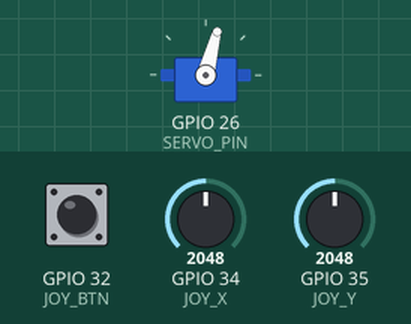
This sketch was run on a simulated ESP32. Parts: servo. The inputs (shaded band) are chosen by the test bench; at power-on: GPIO 34 (JOY_X) = 2048, GPIO 32 (JOY_BTN) HIGH, GPIO 35 (JOY_Y) = 2048. What the sketch prints to the serial monitor is not drawn.

Above: at 1.2 s.
1.3 s: GPIO 34 (JOY_X) set to 2866
At 1.8 s:
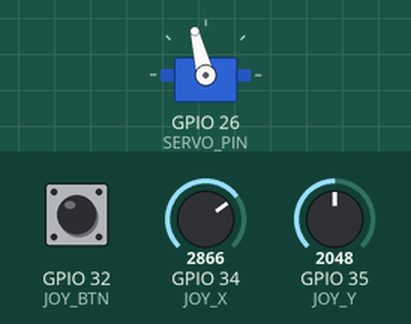
2.8 s: GPIO 34 (JOY_X) set to 3603
At 3.1 s:
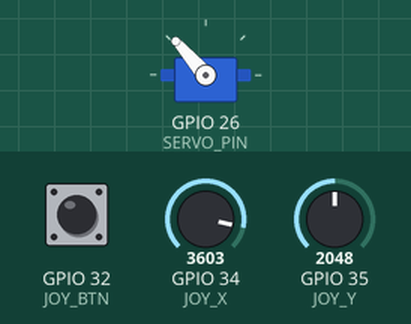
4.3 s: GPIO 34 (JOY_X) set to 0
At 5.1 s:
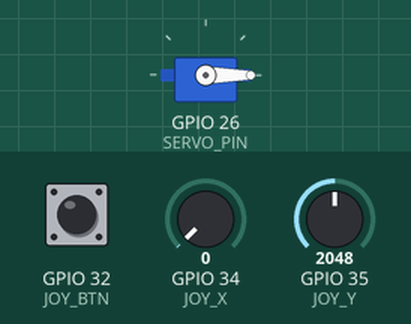
5.8 s: GPIO 32 (JOY_BTN) pulled LOW for 0.15 s
At 5.88 s:
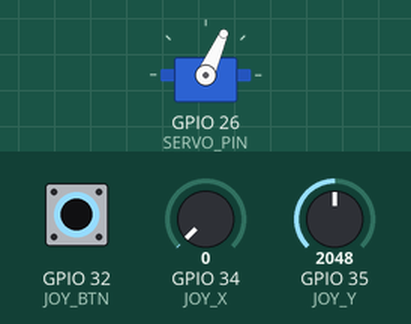
7.4 s: GPIO 34 (JOY_X) set to 1228
At 8.6 s:
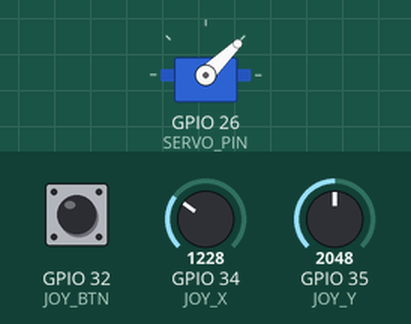
8.9 s: GPIO 34 (JOY_X) set to 4095
At 10.0 s:
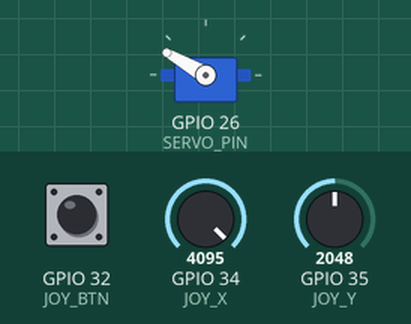
Timing chart, 0 to 11.4 s (numbered marks = the images above; inputs shaded):
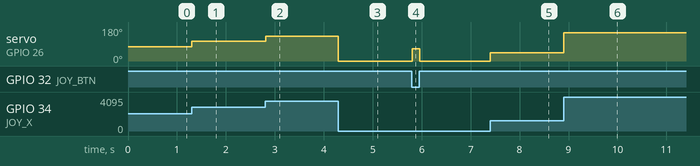

Measured:
- after the input at 1.3 s, servo on GPIO 26 (SERVO_PIN): 75° → 104° at once
- after the input at 2.8 s, servo on GPIO 26 (SERVO_PIN): 104° → 131° at once
- after the input at 4.3 s, servo on GPIO 26 (SERVO_PIN): 131° → 0° at once
- after the input at 5.8 s, servo on GPIO 26 (SERVO_PIN): 0° → 66° at once, → 0° 0.15 s later
- after the input at 7.4 s, servo on GPIO 26 (SERVO_PIN): 0° → 44° at once
- after the input at 8.9 s, servo on GPIO 26 (SERVO_PIN): 44° → 150° at once

The sketch:

tester.ino
```cpp
#include <ESP32Servo.h>

#define JOY_X   34
#define JOY_Y   35
#define JOY_BTN 32
#define SERVO_PIN 26

Servo myServo;

void setup() {
  Serial.begin(115200);

  pinMode(JOY_BTN, INPUT_PULLUP);

  // ESP32 PWM için güvenli ayarlar
  myServo.setPeriodHertz(50);        // Servo standardı: 50Hz
  myServo.attach(SERVO_PIN, 500, 2400);
  // 500–2400 µs → çoğu SG90 / MG90 uyumlu

  Serial.println("ESP32 Servo + Joystick basladi");
}

void loop() {
  int joyX = analogRead(JOY_X);   // 0–4095
  int joyY = analogRead(JOY_Y);   // Şimdilik sadece okunuyor
  int btn  = digitalRead(JOY_BTN);

  // X eksenini servo açısına çevir (0–180)
  int angle = map(joyX, 0, 4095, 0, 150);
  angle = constrain(angle, 0, 150);

  if (btn == LOW) {
    // Butona basılıysa servo ortala
    myServo.write(66);
    Serial.println("Buton basili → Servo 90°");
  } else {
    myServo.write(angle);
    Serial.print("Servo Acisi: ");
    Serial.println(angle);
  }

  delay(15); // Servo için ideal gecikme
}
```
